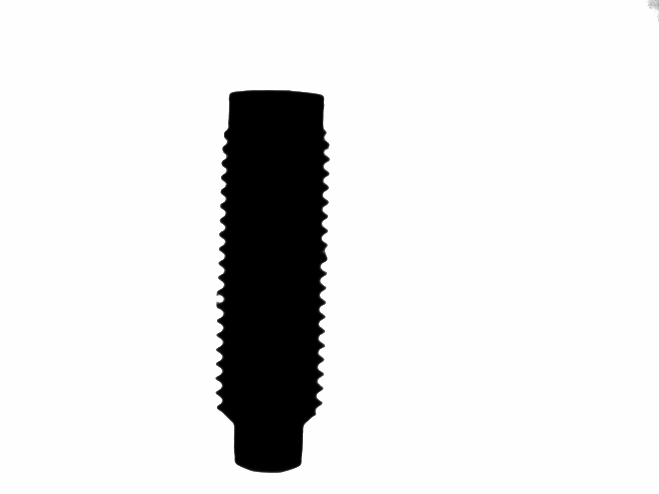
#> input picture Thread-defect images/flat_thread_defect_part1_img1.png, 659 x 494 px, found by its file name
$ python 'thread-defect-detection (using distance).py'   (older library calls are emulated)
#> lines starting #> are read from the running program, lines starting #| are printed output that depends on the picture; after the words box and inside, x2 and y2 are one past the last pixel; in counts of white or black regions, pixels touching at a corner belong together
# -*- coding: utf-8 -*-
"""
Created on Tue Dec 10 12:04:50 2019

@author: Anshit Vishwakarma
"""
import cv2
import numpy as np
from matplotlib import pyplot as plt

img = cv2.imread('flat_thread_defect_part1_img1.png')
#> img is the input picture: shape (494, 659, 3); min 0, max 254, mean 225.7
gray = cv2.cvtColor(img, cv2.COLOR_BGR2GRAY)
gray = 255-gray
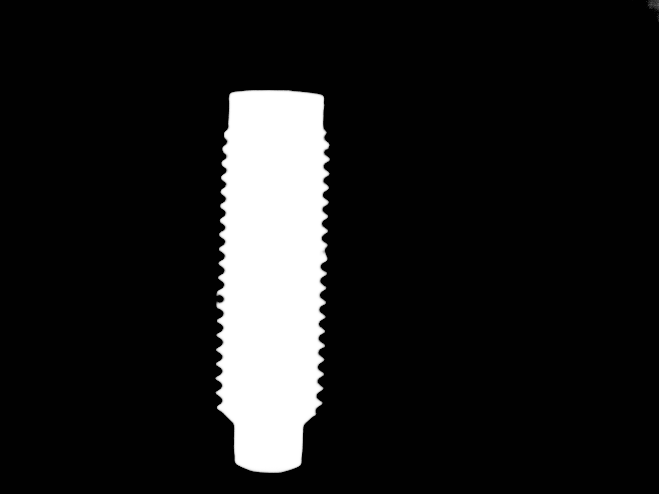
#> gray: shape (494, 659); min 1, max 255, mean 29.3
ret, thresh = cv2.threshold(gray, 225, 255, cv2.THRESH_BINARY_INV)
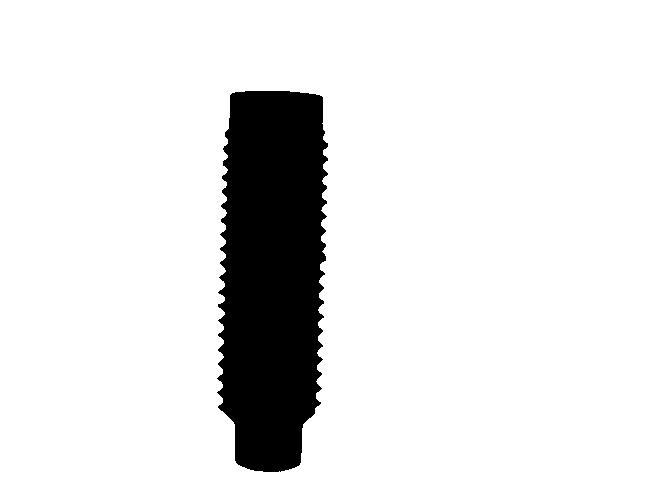
#> thresh: shape (494, 659); 89.1% white; 1 black region
image, contours, hierarchy = cv2.findContours(thresh, cv2.RETR_TREE,cv2.CHAIN_APPROX_SIMPLE)
#> contours = 2 contours; box (x1, y1, x2, y2) and area: (0, 0, 659, 494) 324394, (216, 90, 329, 473) 35870
#img = cv2.drawContours(img, contours, -1,(255,0,0),2)
contours.remove(contours[0])

areas=[cv2.contourArea(c) for c in contours]
#> areas = [35870]

maxpos = areas.index(max(areas))
#> maxpos = 0
cnt=contours[maxpos]
#> cnt = contour of 379 points, box (x1, y1, x2, y2) (216, 90, 329, 473), area 35870

mult = 1.2   # I wanted to show an area slightly larger than my min rectangle set this to one if you don't

rect = cv2.minAreaRect(cnt)
#> rect = ((271.4, 280.9), (382.6, 108), -88.26)
box = cv2.boxPoints(rect)
#> box = [[319.5, 473.7], [211.6, 470.4], [223.2, 88.01], [331.1, 91.28]]
box = np.int0(box)
#> box = [[319, 473], [211, 470], [223, 88], [331, 91]]
#cv2.drawContours(img, [box], 0, (0,255,0), 2) # this was mostly for debugging you may omit

W = rect[1][0]
#> W = 382.6
H = rect[1][1]
#> H = 108

Xs = [i[0] for i in box]
#> Xs = [319, 211, 223, 331]
Ys = [i[1] for i in box]
#> Ys = [473, 470, 88, 91]
x1 = min(Xs)
#> x1 = 211
x2 = max(Xs)
#> x2 = 331
y1 = min(Ys)
#> y1 = 88
y2 = max(Ys)
#> y2 = 473

rotated = False
angle = rect[2]
#> angle = -88.26

if angle < -45:
    angle+=90
#> angle = 1.74
    rotated = True

center = (int((x1+x2)/2), int((y1+y2)/2))
#> center = (271, 280)
size = (int(mult*(x2-x1)),int(mult*(y2-y1)))
#> size = (144, 462)
#cv2.circle(img, center, 10, (0,255,0), -1) #again this was mostly for debugging purposes

M = cv2.getRotationMatrix2D((size[0]/2, size[1]/2), angle, 1.0)
#> M = [[1, 0.0303, -6.96], [-0.0303, 1, 2.29]]

cropped = cv2.getRectSubPix(img, size, center)
cropped = cv2.warpAffine(cropped, M, size)
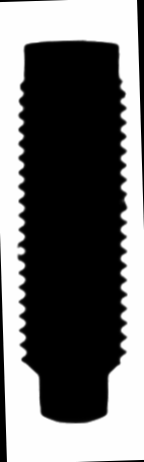
#> cropped: shape (462, 144, 3); min 0, max 254, mean 109

croppedW = W if not rotated else H
#> croppedW = 108
croppedH = H if not rotated else W
#> croppedH = 382.6


croppedRotated = cv2.getRectSubPix(cropped, (int(croppedW*mult), int(croppedH*mult)), (size[0]/2, size[1]/2))
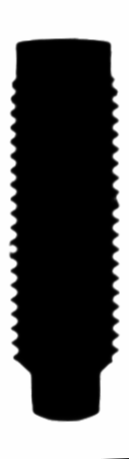
#> croppedRotated: shape (459, 129, 3); min 0, max 254, mean 98.5
#croppedRotated  = croppedRotated[110:450, 0:130]
upper_image = croppedRotated[0:82, :]
lower_image = croppedRotated[82:164, :]
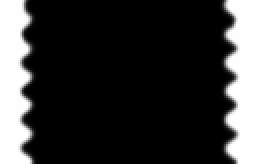
#> lower_image: shape (82, 129, 3) (shown 2 times larger); min 0, max 254, mean 54

upper_image = upper_image[:, 95:450]
#> upper_image: shape (82, 34, 3)


edged = cv2.Canny(upper_image, 30, 200)
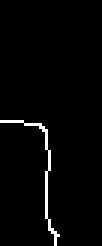
#> edged: shape (82, 34) (shown 3 times larger); 2.1% white in thin lines or dots, all inside (x1, y1, x2, y2) = (0, 40, 20, 82)
_, contours, _ = cv2.findContours(edged, cv2.RETR_TREE,cv2.CHAIN_APPROX_SIMPLE)
#> contours = 1 contour, all with area under 20
cv2.drawContours(upper_image, contours, -1,(255,0,0),1)
#> upper_image: shape (82, 34, 3); mean B, G, R 196.6, 191.2, 191.2

cv2.line(upper_image,(355,18),(0,18),(0,255,255),1)
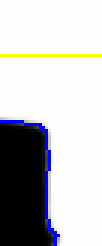
#> upper_image: shape (82, 34, 3) (shown 3 times larger); mean B, G, R 193.5, 191.2, 191.2
'''
lower_limit=52
dist=[]
for c in contours:
    for p in c:
        d=65-p[0][0]
        center=(p[0][0],p[0][1])
        print(d)
        if(d>lower_limit):
            cv2.circle(left_image, center, 2, (0,0,255), -1)

'''

plt.figure(figsize=(20,10))
plt.imshow(upper_image)
plt.show()

$ run again, with Thread-defect images/Part1_img_5.png copied over Thread-defect images/flat_thread_defect_part1_img1.png
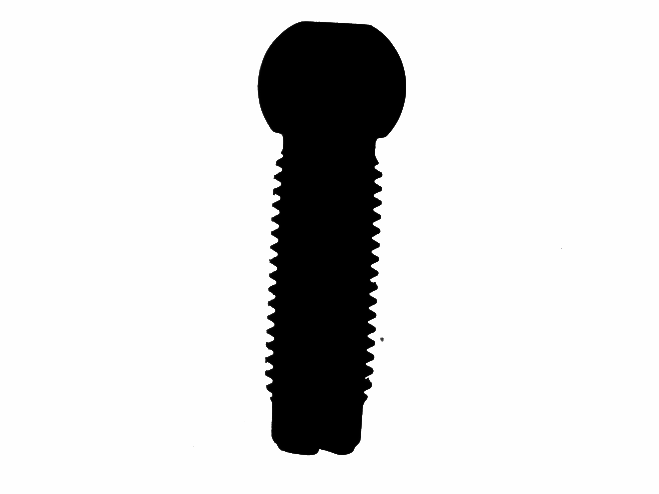
#> input picture Thread-defect images/Part1_img_5.png, 659 x 494 px, found by its file name
#> img is the input picture: shape (494, 659, 3); min 0, max 254, mean 218.1
#> `ret, thresh = cv2.threshold(gray, 225, 255, cv2.THRESH_BINARY_INV)`:
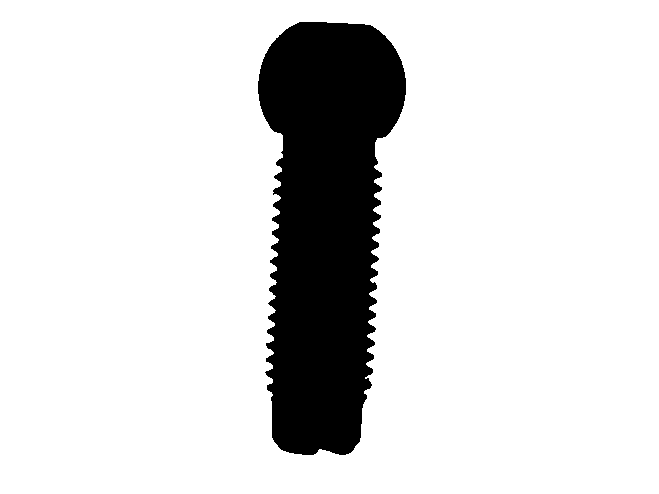
#> thresh: shape (494, 659); 86% white; 1 black region
#> `image, contours, hierarchy = cv2.findContours(thresh, cv2.RETR_TREE,cv..`: contours = 2 contours; box (x1, y1, x2, y2) and area: (0, 0, 659, 494) 324394, (257, 21, 407, 456) 46262
#> areas = [46262.5]
#> maxpos = 0
#> cnt = contour of 676 points, box (x1, y1, x2, y2) (257, 21, 407, 456), area 46262
#> rect = ((331.5, 238), (434, 149), -90)
#> box = [[406, 455], [257, 455], [257, 21], [406, 21]]
#> W = 434
#> H = 149
#> Xs = [406, 257, 257, 406]
#> Ys = [455, 455, 21, 21]
#> x1 = 257
#> x2 = 406
#> y1 = 21
#> y2 = 455
#> `angle = rect[2]`: angle = -90
#> `angle+=90`: angle = 0
#> center = (331, 238)
#> size = (178, 520)
#> M = [[1, 0, 0], [0, 1, 0]]
#> croppedW = 149
#> croppedH = 434
#> edged: shape (82, 83); 1.4% white in thin lines or dots, all inside (x1, y1, x2, y2) = (0, 43, 64, 82)
#> `_, contours, _ = cv2.findContours(edged, cv2.RETR_TREE,cv2.CHAIN_APPRO..`: contours = 1 contour; box (x1, y1, x2, y2) and area: (0, 43, 64, 82) 26
#> `cv2.line(upper_image,(355,18),(0,18),(0,255,255),1)`:
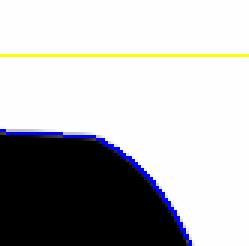
#> upper_image: shape (82, 83, 3) (shown 3 times larger); mean B, G, R 181.6, 181, 181
